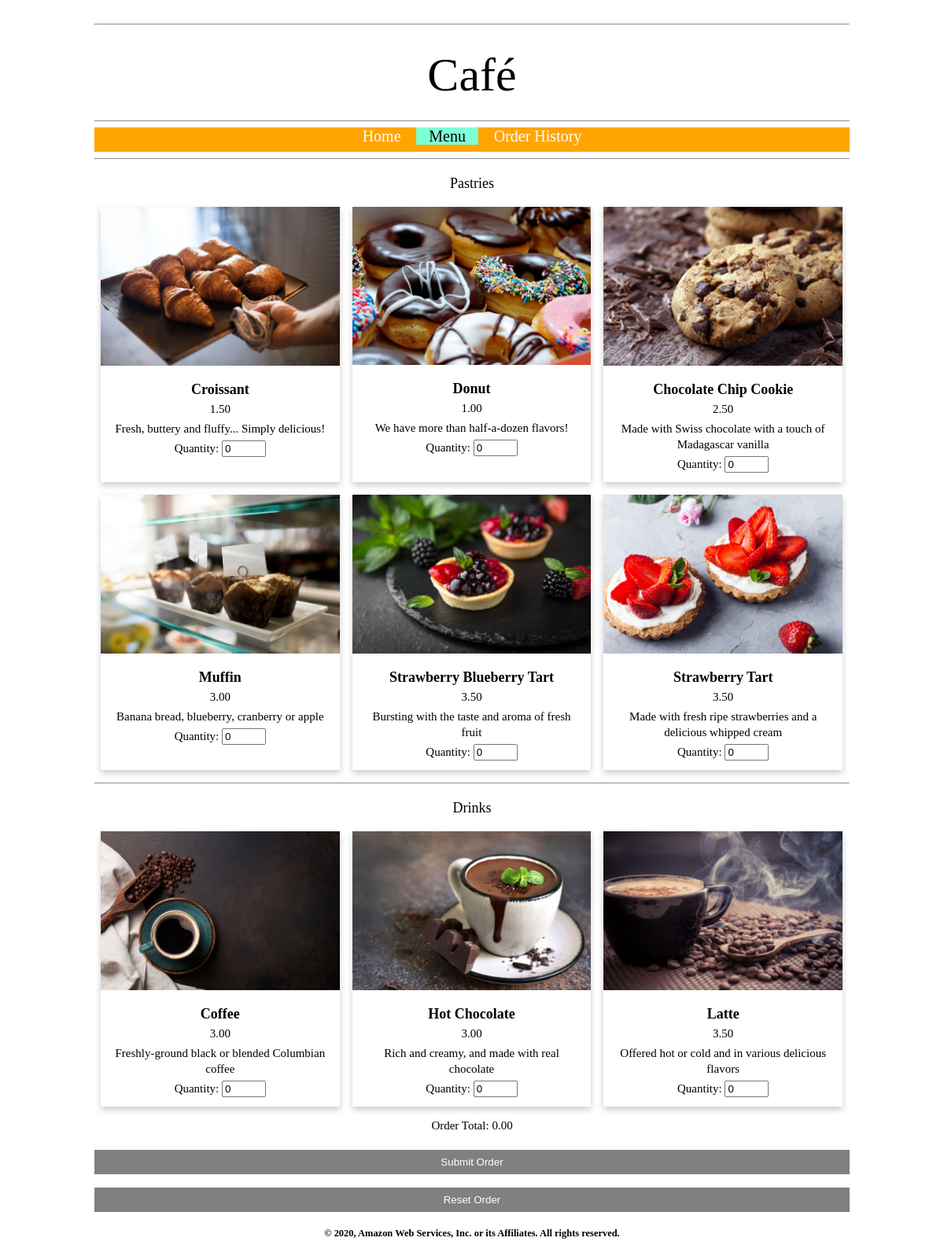
/cafe/menu.php, run on the app's committed database.
### tables this page shows
CREATE TABLE product (
  id INT(3) NOT NULL AUTO_INCREMENT PRIMARY KEY,
  product_name VARCHAR(40) NOT NULL DEFAULT '',
  description VARCHAR(200) NOT NULL DEFAULT '',
  price DECIMAL(10,2) NOT NULL DEFAULT 0.0,
  product_group INT(2) NOT NULL DEFAULT 1,
  image_url VARCHAR(256) DEFAULT 'images/default-image.jpg',
  FOREIGN KEY (product_group) REFERENCES product_group (product_group_number)
  );

CREATE TABLE product_group (
  product_group_number INT(3) NOT NULL PRIMARY KEY,
  product_group_name VARCHAR(25) NOT NULL DEFAULT ''
  );

### cafe/menu.php (the view, shortened to what this page needs)
<!DOCTYPE html>
<html>
<head>
<link rel="stylesheet" href="css/styles.css">
<link rel="stylesheet" href="css/menu.css">
</head>
<body class="bodyStyle">
	<div id="header" class="mainHeader">
		<hr>
		<div class="center">Caf&eacute;</div>
	</div>
	<br>
	<?php
		include ('dbconfig.php');
	?>
	<hr>
	<div class="topnav">
		<a href="index.php">Home</a>
		<a href="menu.php" class="active">Menu</a>
		<a href="orderHistory.php">Order History</a>
	</div>
<?php
$conn = new mysqli($db_url, $db_user, $db_password, $db_name);
$sql = "SELECT a.id, a.product_name, a.description, a.price, b.product_group_number, b.product_group_name, a.image_url
        FROM product a, product_group b
        WHERE b.product_group_number = a.product_group
        ORDER BY b.product_group_number, a.id";
$result = $conn->query($sql);
$numOfItems = $result->num_rows;
if ($numOfItems > 0) {
	echo '<form id="orderForm" action="processOrder.php" method="post" onsubmit="return validateOrder()">';
	$previousProductGroupNumber = 0;
	while($row = $result->fetch_assoc()) {
	    if ($row["product_group_number"] != $previousProductGroupNumber) {
            echo '<hr>';
            echo '<div class="cursiveText">';
            echo '<p>' . $row["product_group_name"] . '</p>';
            echo '</div>';
	        $previousProductGroupNumber = $row["product_group_number"];
	    }
	    $price = number_format($row["price"], 2);
	    echo '	<div class="column">';
	    echo '			<div class="card">';
	    echo '				<img src="' . $row["image_url"] . '" style="width: 100%">';
	    echo '				<div class="container">';
	    echo '					<h2 class="productTitle">' . $row["product_name"] . '</h2>';
	    echo '					<p class="center">' . $currency . $price . '</p>';
	    echo '					<p class="center">' . $row["description"] . '</p>';
	    echo '					<div class="center">';
	    echo '						Quantity: <input name="quantity[]" type="number" min="0" max="15" value="0" maxlength="2" onchange="updateTotal(' . $row["id"] . ', this.value, ' . $price . ')">';
	    echo '					</div>';
	    echo '					<br>';
	    echo '				</div>';
	    echo '			</div>';
	    echo '		</div>';
	}
	echo '<div>';
	echo '	<p class="center">';
	echo '		Order Total: ' . $currency . '<span id="orderTotal"></span>';
	echo '	</p>';
	echo '</div>';
	echo '<br> <input type="Submit" value="Submit Order" class="button">';
	echo '<br> <br> <input type="Reset" value="Reset Order" class="button" onclick="resetForm()">';
	echo '</form>';
} else {
    echo '<br><p class="center">There are no items on the menu.</p>';
}
?>
	<div id="Copyright" class="center">
		<h5>&copy; 2020, Amazon Web Services, Inc. or its Affiliates. All rights reserved.</h5>
	</div>
</body>
</html>

### cafe/css/styles.css (style rules this page uses)
.center { text-align: center; }
.bodyStyle { width: 960px; margin: 0 auto; overflow: auto; font-family: 'Lucida Grande', 'Lucida Sans Unicode', 'sans-serif'; font-size: 15px; }
.mainHeader { font-family: "Comic Sans MS", cursive; font-size: 60px; line-height: 66px; color: #000; text-align: center; }
.cursiveText { font-family: "Comic Sans MS", cursive; font-size: 18px; line-height: 24px; color: #000; text-align: center; }
.topnav { background-color: orange; height: 31px; text-align: center; }
.topnav a { color: white; text-align: center; vertical-align:middle; font-size: 20px; padding: 0 16px; text-decoration: none; }
.topnav a.active { background-color: aquamarine; color: black; }

### cafe/css/menu.css (style rules this page uses)
html { box-sizing: border-box; }
p.center { text-align: center; margin-top: 5px; margin-bottom: 5px; }
hr { clear: both; }
.bodyStyle { width: 960px; margin: 0 auto; overflow: auto; font-family: 'Lucida Grande', 'Lucida Sans Unicode', 'sans-serif'; font-size: 15px; }
*, *:before, *:after { box-sizing: inherit; }
.column { float: left; width: 33.3%; margin-bottom: 16px; padding: 0 8px; }
.card { box-shadow: 0 4px 8px 0 rgba(0, 0, 0, 0.2); height: 350px; line-height: 20px; }
.container { padding: 0 16px; }
.container::after, .row::after { content: ""; clear: both; display: table; }
.button { border: none; outline: 0; display: inline-block; padding: 8px; color: white; background-color: gray; text-align: center; cursor: pointer; width: 100%; }
.productTitle { text-align: center; font-size: 18px; margin-bottom: 5px; }

### data on the page
product: product_group.product_group_name "Pastries", image_url (picture), product_name "Croissant", price "1.50", description "Fresh, buttery and fluffy... Simply delicious!"
product: image_url (picture), product_name "Donut", price "1.00", description "We have more than half-a-dozen flavors!"
product: image_url (picture), product_name "Chocolate Chip Cookie", price "2.50", description "Made with Swiss chocolate with a touch of Madagascar vanilla"
product: image_url (picture), product_name "Muffin", price "3.00", description "Banana bread, blueberry, cranberry or apple"
product: image_url (picture), product_name "Strawberry Blueberry Tart", price "3.50", description "Bursting with the taste and aroma of fresh fruit"
product: image_url (picture), product_name "Strawberry Tart", price "3.50", description "Made with fresh ripe strawberries and a delicious whipped cream"
product: product_group.product_group_name "Drinks", image_url (picture), product_name "Coffee", price "3.00", description "Freshly-ground black or blended Columbian coffee"
product: image_url (picture), product_name "Hot Chocolate", price "3.00", description "Rich and creamy, and made with real chocolate"
product: image_url (picture), product_name "Latte", price "3.50", description "Offered hot or cold and in various delicious flavors"
